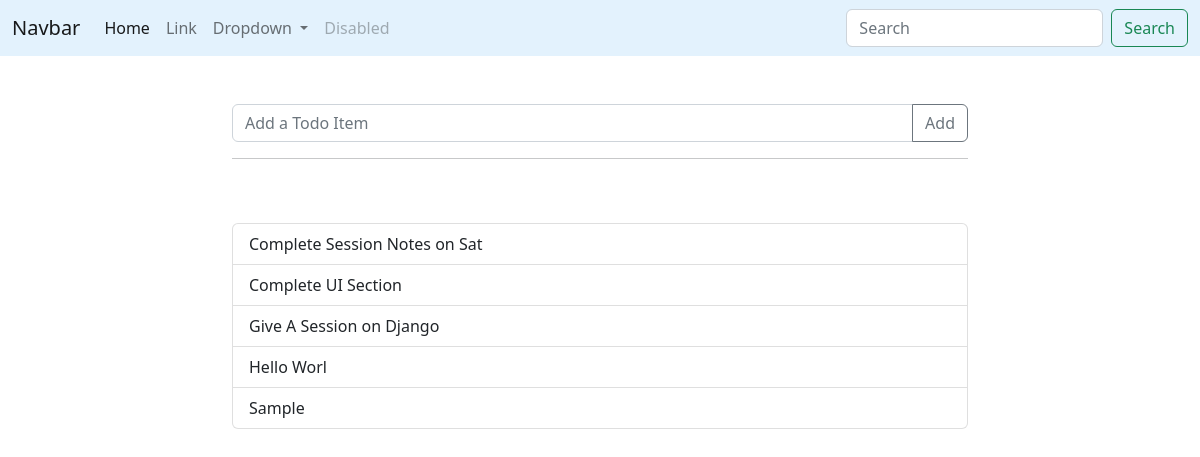
Screenshot of /todo with the database file from the repository.
### todo/models.py (models this page shows)
class Todo(models.Model):
    task = models.CharField(max_length=255)
    complete = models.BooleanField(default=False)

### todo/views.py (the view, shortened to what this page needs)
# urls.py: path('',hello_from_todo),
def hello_from_todo(request):
    form_for_get = TodoInputForm()
    all_todo = Todo.objects.all()
    return render(request,'todo.html',{'todos':all_todo,'form':form_for_get})

### todo/forms.py
class TodoInputForm(forms.Form):
    task = forms.CharField(max_length=10)

### todo/templates/todo.html (shortened to what this page needs)
<!DOCTYPE html>
<html lang="en">
<head>
  <link rel="stylesheet" href="https://cdn.jsdelivr.net/npm/bootstrap@5.2.3/dist/css/bootstrap.min.css"
>
</head>
<body>
  <nav class="navbar navbar-expand-lg bg-body-tertiary" style="background-color: #e3f2fd;">
    <div class="container-fluid">
      <a class="navbar-brand" href="#">Navbar</a>
      <div class="collapse navbar-collapse" id="navbarSupportedContent">
        <ul class="navbar-nav me-auto mb-2 mb-lg-0">
          <li class="nav-item">
            <a class="nav-link active" aria-current="page" href="#">Home</a>
          </li>
          <li class="nav-item">
            <a class="nav-link" href="#">Link</a>
          </li>
          <li class="nav-item dropdown">
            <a class="nav-link dropdown-toggle" href="#" role="button" data-bs-toggle="dropdown" aria-expanded="false">
              Dropdown
            </a>
          </li>
          <li class="nav-item">
            <a class="nav-link disabled">Disabled</a>
          </li>
        </ul>
        <form class="d-flex" role="search">
          <input class="form-control me-2" type="search" placeholder="Search" aria-label="Search">
          <button class="btn btn-outline-success" type="submit">Search</button>
        </form>
      </div>
    </div>
  </nav>
  <div class="container mt-5">
    <div class="row justify-content-center">
      <div class="col-8">
        <form name="form" action="/todo" method="post">
          <div class="input-group">
            <input type="text" class="form-control" placeholder="Add a Todo Item"
            aria-label="Recipient's username with two button addons" name="task">
            <button class="btn btn-outline-secondary" type="submit">Add</button>
          </div>
        </form>
        <hr>
      </div>
      <div class="col-8 mt-5">
        <ul class="list-group">
          {% for t in todos %}
          <li class="list-group-item">{{t.task}}</li>
          {% endfor %}
        </ul>
      </div>
    </div>
  </div>
</body>
</html>

### rows the page displays
Todo: task "Complete Session Notes on Sat"
Todo: task "Complete UI Section"
Todo: task "Give A Session on Django"
Todo: task "Hello Worl"
Todo: task "Sample"
